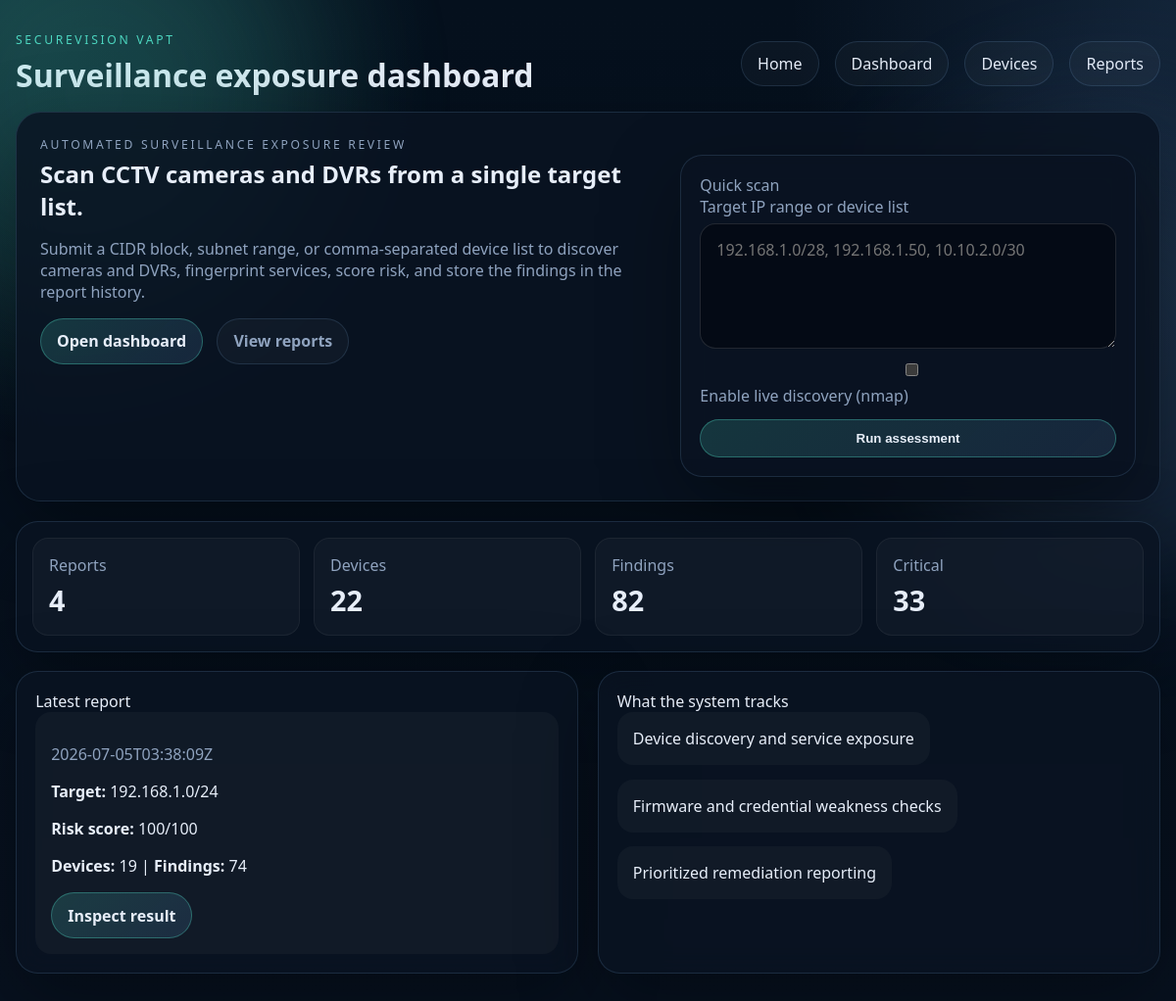
The page / on the database its author committed.
### tables this page shows
CREATE TABLE reports (
                id INTEGER PRIMARY KEY AUTOINCREMENT,
                created_at TEXT NOT NULL,
                target_spec TEXT NOT NULL,
                device_count INTEGER NOT NULL,
                finding_count INTEGER NOT NULL,
                risk_score INTEGER NOT NULL,
                summary_json TEXT NOT NULL
            );

### app.py (the view)
@app.route("/")
def index():
    stats = get_dashboard_stats()
    latest_report = get_latest_report()
    return render_template("index.html", stats=stats, latest_report=latest_report)

### database/db.py (called while the page is built)
def get_connection():
    connection = sqlite3.connect(DB_PATH)
    connection.row_factory = sqlite3.Row
    return connection

def get_dashboard_stats():
    with get_connection() as connection:
        report_count = connection.execute("SELECT COUNT(*) FROM reports").fetchone()[0]
        device_count = connection.execute("SELECT COUNT(*) FROM devices").fetchone()[0]
        finding_count = connection.execute("SELECT COUNT(*) FROM findings").fetchone()[0]
        critical_count = connection.execute(
            "SELECT COUNT(*) FROM findings WHERE LOWER(severity) = 'critical'"
        ).fetchone()[0]
    return {
        "report_count": report_count,
        "device_count": device_count,
        "finding_count": finding_count,
        "critical_count": critical_count,
    }

def get_latest_report():
    with get_connection() as connection:
        row = connection.execute("SELECT * FROM reports ORDER BY id DESC LIMIT 1").fetchone()
    return _build_report(row) if row else None

### templates/index.html (shortened to what this page needs)
{% extends "base.html" %}
{% block content %}
  <section class="hero">
    <div>
      <p class="eyebrow">Automated surveillance exposure review</p>
      <h2>Scan CCTV cameras and DVRs from a single target list.</h2>
      <p>
        Submit a CIDR block, subnet range, or comma-separated device list to discover cameras and DVRs,
        fingerprint services, score risk, and store the findings in the report history.
      </p>
      <div class="hero-actions">
        <a class="button" href="{{ url_for('dashboard') }}">Open dashboard</a>
        <a class="ghost-button" href="{{ url_for('reports') }}">View reports</a>
      </div>
    </div>
    <div class="panel">
      <p class="section-title">Quick scan</p>
      <form class="form-grid" action="{{ url_for('scan') }}" method="post">
        <label>
          Target IP range or device list
          <textarea name="targets" placeholder="192.168.1.0/28, 192.168.1.50, 10.10.2.0/30"></textarea>
        </label>
        <label class="inline">
          <input type="checkbox" name="live" value="1"> Enable live discovery (nmap)
        </label>
        <button class="button" type="submit">Run assessment</button>
      </form>
    </div>
  </section>
  <section class="stats">
    <div class="stat"><span class="muted">Reports</span><strong>{{ stats.report_count }}</strong></div>
    <div class="stat"><span class="muted">Devices</span><strong>{{ stats.device_count }}</strong></div>
    <div class="stat"><span class="muted">Findings</span><strong>{{ stats.finding_count }}</strong></div>
    <div class="stat"><span class="muted">Critical</span><strong>{{ stats.critical_count }}</strong></div>
  </section>
  <section class="grid-2">
    <div class="table-panel">
      <p class="section-title">Latest report</p>
      {% if latest_report %}
        <div class="table-card">
          <p class="muted">{{ latest_report.created_at }}</p>
          <p><strong>Target:</strong> {{ latest_report.target_spec }}</p>
          <p><strong>Risk score:</strong> {{ latest_report.risk_score }}/100</p>
          <p><strong>Devices:</strong> {{ latest_report.device_count }} | <strong>Findings:</strong> {{ latest_report.finding_count }}</p>
          <a class="button" href="{{ url_for('dashboard', report_id=latest_report.id) }}">Inspect result</a>
        </div>
      {% else %}
        <p class="muted">No scans have been recorded yet.</p>
      {% endif %}
    </div>
    <div class="table-panel">
      <p class="section-title">What the system tracks</p>
      <div class="stack">
        <div class="mini-card">Device discovery and service exposure</div>
        <div class="mini-card">Firmware and credential weakness checks</div>
        <div class="mini-card">Prioritized remediation reporting</div>
      </div>
    </div>
  </section>
{% endblock %}

### static/css/styles.css (style rules this page uses)
:root { color-scheme: dark; --bg: #07111f; --panel: rgba(10, 20, 34, 0.84); --panel-border: rgba(140, 200, 255, 0.14); --text: #e7eef9; --muted: #8fa3bf; --accent: #4dd6c0; --accent-2: #7bb7ff; --danger: #ff6f91; --warning: #ffd166; --success: #62d26f; --shadow: 0 25px 80px rgba(0, 0, 0, 0.35); }
* { box-sizing: border-box; }
body { margin: 0; min-height: 100vh; font-family: "Segoe UI", "Trebuchet MS", sans-serif; background: radial-gradient(circle at top left, rgba(77, 214, 192, 0.14), transparent 28%), radial-gradient(circle at top right, rgba(123, 183, 255, 0.12), transparent 25%), linear-gradient(180deg, #05101d 0%, #07111f 100%); color: var(--text); }
a { color: inherit; text-decoration: none; }
.topbar h1, .hero h2, .section-title { margin: 0; }
.topbar nav a, .pill, .button, .ghost-button { border: 1px solid var(--panel-border); background: rgba(255, 255, 255, 0.03); border-radius: 999px; padding: 0.7rem 1rem; }
.eyebrow { margin: 0 0 0.35rem; text-transform: uppercase; letter-spacing: 0.22em; color: var(--accent); font-size: 0.76rem; }
.hero, .panel, .stats, .table-panel { background: var(--panel); border: 1px solid var(--panel-border); box-shadow: var(--shadow); backdrop-filter: blur(14px); }
.hero { display: grid; grid-template-columns: 1.15fr 0.85fr; gap: 1.5rem; padding: 1.5rem; border-radius: 1.6rem; }
.hero p, .muted { color: var(--muted); }
.hero-actions, .stack, .stats, .meta-row, .finding-head, .toolbar { display: flex; gap: 0.9rem; flex-wrap: wrap; }
.panel, .table-panel { border-radius: 1.4rem; padding: 1.2rem; margin-top: 1.2rem; }
.stats { margin-top: 1.2rem; border-radius: 1.4rem; padding: 1rem; display: grid; grid-template-columns: repeat(4, minmax(0, 1fr)); }
.stat { padding: 1rem; border-radius: 1rem; background: rgba(255, 255, 255, 0.03); border: 1px solid rgba(255, 255, 255, 0.05); }
.stat strong { display: block; font-size: 1.8rem; margin-top: 0.35rem; }
.grid-2 { display: grid; grid-template-columns: repeat(2, minmax(0, 1fr)); gap: 1.2rem; }
.form-grid { display: grid; gap: 0.8rem; }
label { display: grid; gap: 0.35rem; color: var(--muted); }
input, textarea { width: 100%; border-radius: 1rem; border: 1px solid rgba(255, 255, 255, 0.12); background: rgba(3, 9, 18, 0.72); color: var(--text); padding: 0.95rem 1rem; font: inherit; }
textarea { min-height: 8rem; resize: vertical; }
.button, .ghost-button { display: inline-flex; justify-content: center; align-items: center; cursor: pointer; font-weight: 700; }
.button { border-color: rgba(77, 214, 192, 0.35); background: linear-gradient(135deg, rgba(77, 214, 192, 0.18), rgba(123, 183, 255, 0.12)); color: var(--text); }
.ghost-button { color: var(--muted); }
.mini-card, .table-card { padding: 1rem; border-radius: 1rem; background: rgba(255, 255, 255, 0.03); }

### rows shown on the page
reports: created_at "2026-07-05T03:38:09Z", target_spec "192.168.1.0/24", risk_score "100", device_count "19", finding_count "74"

### other values the page prints
{{ stats.report_count }} "4"
{{ stats.device_count }} "22"
{{ stats.finding_count }} "82"
{{ stats.critical_count }} "33"
